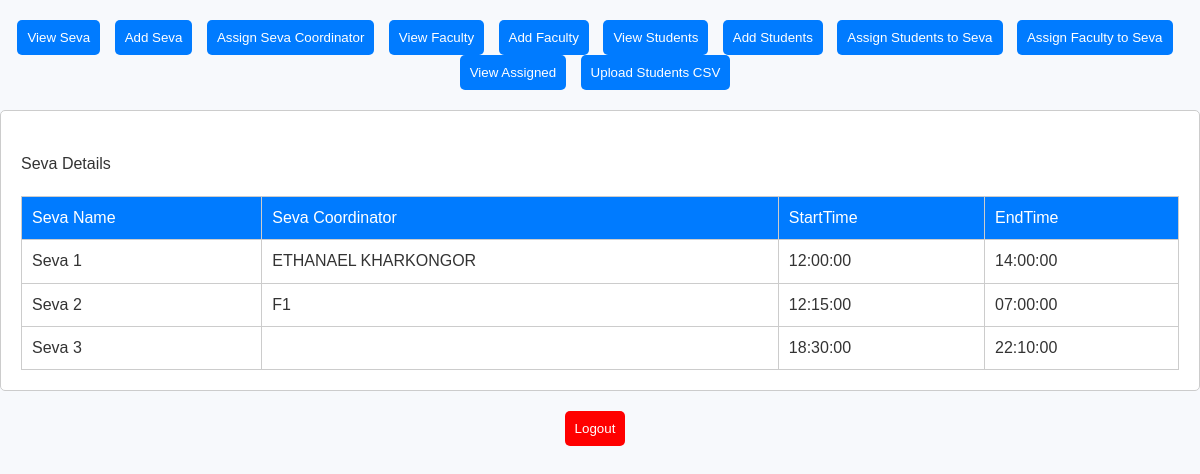
Screenshot of /main_coordinator.php (signed in) with the database file from the repository.
### tables this page shows
CREATE TABLE `seva_details` (
  `Seva Id` int(11) NOT NULL,
  `Seva Name` varchar(255) NOT NULL,
  `Seva Coordinator` varchar(255) NOT NULL,
  `EID` int(11) DEFAULT NULL,
  `StartTime` time DEFAULT NULL,
  `EndTime` time DEFAULT NULL
);

### main_coordinator.php (the view, shortened to what this page needs)
<?php
$DATABASE_HOST = 'localhost';
$DATABASE_USER = 'root';
$DATABASE_PASS = '';
$DATABASE_NAME = 'newuniversity';
$con = mysqli_connect($DATABASE_HOST, $DATABASE_USER, $DATABASE_PASS, $DATABASE_NAME);
?>
<!DOCTYPE html>
<html>
<head>
    <link rel="stylesheet" type="text/css" href="home.css">
</head>
<body>
    <div class="button-container">
        <button class="tab-button" onclick="openTab('seva')">View Seva</button>
        <button class="tab-button" onclick="openTab('add_seva')">Add Seva</button>
        <button class="tab-button" onclick="openTab('assign_seva_coordinator')">Assign Seva Coordinator</button>
        <button class="tab-button" onclick="openTab('faculty')">View Faculty</button>
        <button class="tab-button" onclick="openTab('add_faculty')">Add Faculty</button>
        <button class="tab-button" onclick="openTab('student')">View Students</button>
        <button class="tab-button" onclick="openTab('add_student')">Add Students</button>
        <button class="tab-button" onclick="openTab('assign')">Assign Students to Seva</button>
        <button class="tab-button" onclick="openTab('assign_faculty')">Assign Faculty to Seva</button>
        <button class="tab-button" onclick="openTab('view_assigned_seva')">View Assigned</button>
        <button class="tab-button" onclick="window.location.href='upload.html'">Upload Students CSV</button>
    </div>
    <div id="seva" class="tab" style="display: block;">
        <br>
        <h3>Seva Details</h3>
        <table>
            <tr>
                <th>Seva Name</th>
                <th>Seva Coordinator</th>
                <th>StartTime</th>
                <th>EndTime</th>
            </tr>
            <?php
            $sql = "SELECT `Seva Id`, `Seva Name`, `Seva Coordinator`, `StartTime`, `EndTime`
            FROM seva_details";
            $result = mysqli_query($con, $sql);
            while ($row = mysqli_fetch_assoc($result)) {
                echo "<tr>";
                echo "<td>" . $row['Seva Name'] . "</td>";
                echo "<td>" . $row['Seva Coordinator'] . "</td>";
                echo "<td>" . $row['StartTime'] . "</td>";
                echo "<td>" . $row['EndTime'] . "</td>";
                echo "</tr>";
            }
            ?>
        </table>
    </div>
    <div class="button-container">
        <form action="logout.php" method="post">
            <button type="submit" name="logout" class="tab-button" style="background-color: #FF0000;">Logout</button>
        </form>
    </div>
</body>

### home.css (style rules this page uses)
html, body, div, span, applet, object, iframe, h1, h2, h3, h4, h5, h6, p, blockquote, pre, a, abbr, acronym, address, big, cite, code, del, dfn, em, img, ins, kbd, q, s, samp, small, strike, strong, sub, sup, tt, var, b, u, i, center, dl, dt, dd, ol, ul, li, fieldset, form, label, legend, table, caption, tbody, tfoot, thead, tr, th, td, article, aside, canvas, details, embed, figure, figcaption, footer, header, hgroup, menu, nav, output, ruby, section, summary, time, mark, audio, video { margin: 0; padding: 0; border: 0; font-size: 100%; font: inherit; vertical-align: baseline; }
body { line-height: 1.4; font-family: 'Arial', sans-serif; background-color: #f7f9fc; color: #333; }
.button-container { text-align: center; margin-top: 20px; }
.tab-button { padding: 10px 20px; cursor: pointer; background-color: #007BFF; color: #ffffff; border: none; border-radius: 5px; margin-right: 10px; display: inline-block; text-align: center; }
.tab { display: none; padding: 20px; background-color: #ffffff; border: 1px solid #ccc; border-radius: 5px; margin-top: 20px; }
table { width: 100%; border-collapse: collapse; margin-top: 20px; }
table, th, td { border: 1px solid #ccc; }
th, td { padding: 10px; text-align: left; }
th { background-color: #007BFF; color: #ffffff; }

### main_coordinator.php (style rules this page uses)
.tab { display: none; }
.tab-button { padding: 10px; cursor: pointer; }
table { border: 1px solid; border-collapse: collapse; }

### rows the page displays
seva_details: Seva Name "Seva 1", Seva Coordinator "ETHANAEL KHARKONGOR", StartTime "12:00:00", EndTime "14:00:00"
seva_details: Seva Name "Seva 2", Seva Coordinator "F1", StartTime "12:15:00", EndTime "07:00:00"
seva_details: Seva Name "Seva 3", StartTime "18:30:00", EndTime "22:10:00"
